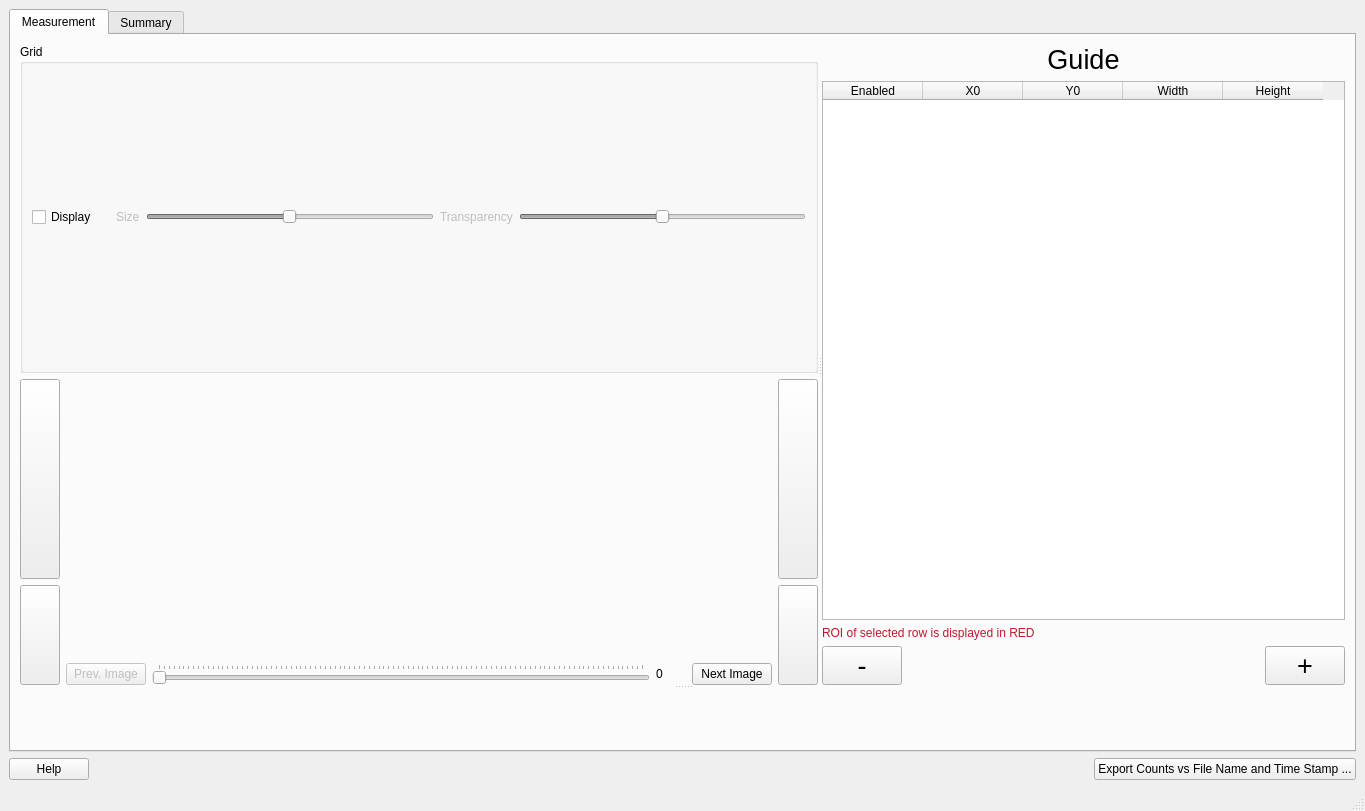
<?xml version="1.0" encoding="UTF-8"?>
<ui version="4.0">
 <class>MainWindow</class>
 <widget class="QMainWindow" name="MainWindow">
  <property name="geometry">
   <rect>
    <x>0</x>
    <y>0</y>
    <width>1365</width>
    <height>811</height>
   </rect>
  </property>
  <property name="minimumSize">
   <size>
    <width>0</width>
    <height>300</height>
   </size>
  </property>
  <property name="windowTitle">
   <string>Profile</string>
  </property>
  <property name="layoutDirection">
   <enum>Qt::LeftToRight</enum>
  </property>
  <widget class="QWidget" name="centralwidget">
   <layout class="QVBoxLayout" name="verticalLayout_7">
    <item>
     <widget class="QTabWidget" name="tabWidget">
      <property name="currentIndex">
       <number>0</number>
      </property>
      <widget class="QWidget" name="tab">
       <attribute name="title">
        <string>Measurement</string>
       </attribute>
       <layout class="QVBoxLayout" name="verticalLayout_4">
        <item>
         <widget class="QSplitter" name="splitter_2">
          <property name="orientation">
           <enum>Qt::Vertical</enum>
          </property>
          <widget class="QSplitter" name="splitter">
           <property name="orientation">
            <enum>Qt::Horizontal</enum>
           </property>
           <widget class="QWidget" name="layoutWidget">
            <layout class="QVBoxLayout" name="verticalLayout_3">
             <item>
              <widget class="QGroupBox" name="groupBox">
               <property name="title">
                <string>Grid</string>
               </property>
               <layout class="QHBoxLayout" name="horizontalLayout_6">
                <item>
                 <widget class="QCheckBox" name="grid_display_checkBox">
                  <property name="maximumSize">
                   <size>
                    <width>70</width>
                    <height>16777215</height>
                   </size>
                  </property>
                  <property name="text">
                   <string>Display</string>
                  </property>
                 </widget>
                </item>
                <item>
                 <widget class="QLabel" name="label_4">
                  <property name="text">
                   <string/>
                  </property>
                 </widget>
                </item>
                <item>
                 <widget class="QLabel" name="display_size_label">
                  <property name="enabled">
                   <bool>false</bool>
                  </property>
                  <property name="maximumSize">
                   <size>
                    <width>40</width>
                    <height>16777215</height>
                   </size>
                  </property>
                  <property name="text">
                   <string>Size</string>
                  </property>
                 </widget>
                </item>
                <item>
                 <widget class="QSlider" name="grid_size_slider">
                  <property name="enabled">
                   <bool>false</bool>
                  </property>
                  <property name="sizePolicy">
                   <sizepolicy hsizetype="Expanding" vsizetype="Fixed">
                    <horstretch>0</horstretch>
                    <verstretch>0</verstretch>
                   </sizepolicy>
                  </property>
                  <property name="maximumSize">
                   <size>
                    <width>16777215</width>
                    <height>16777215</height>
                   </size>
                  </property>
                  <property name="minimum">
                   <number>1</number>
                  </property>
                  <property name="maximum">
                   <number>200</number>
                  </property>
                  <property name="value">
                   <number>100</number>
                  </property>
                  <property name="orientation">
                   <enum>Qt::Horizontal</enum>
                  </property>
                 </widget>
                </item>
                <item>
                 <widget class="QLabel" name="display_transparency_label">
                  <property name="enabled">
                   <bool>false</bool>
                  </property>
                  <property name="text">
                   <string>Transparency</string>
                  </property>
                 </widget>
                </item>
                <item>
                 <widget class="QSlider" name="transparency_slider">
                  <property name="enabled">
                   <bool>false</bool>
                  </property>
                  <property name="maximum">
                   <number>100</number>
                  </property>
                  <property name="value">
                   <number>50</number>
                  </property>
                  <property name="orientation">
                   <enum>Qt::Horizontal</enum>
                  </property>
                 </widget>
                </item>
               </layout>
              </widget>
             </item>
             <item>
              <layout class="QHBoxLayout" name="horizontalLayout_5">
               <item>
                <layout class="QVBoxLayout" name="verticalLayout_5">
                 <item>
                  <widget class="QPushButton" name="right_rotation_button_fast">
                   <property name="minimumSize">
                    <size>
                     <width>0</width>
                     <height>200</height>
                    </size>
                   </property>
                   <property name="maximumSize">
                    <size>
                     <width>50</width>
                     <height>200</height>
                    </size>
                   </property>
                   <property name="text">
                    <string/>
                   </property>
                  </widget>
                 </item>
                 <item>
                  <widget class="QPushButton" name="right_rotation_button_slow">
                   <property name="minimumSize">
                    <size>
                     <width>0</width>
                     <height>100</height>
                    </size>
                   </property>
                   <property name="maximumSize">
                    <size>
                     <width>50</width>
                     <height>100</height>
                    </size>
                   </property>
                   <property name="text">
                    <string/>
                   </property>
                  </widget>
                 </item>
                </layout>
               </item>
               <item>
                <layout class="QVBoxLayout" name="verticalLayout_2">
                 <item>
                  <layout class="QHBoxLayout" name="horizontalLayout_2">
                   <item>
                    <widget class="QWidget" name="pyqtgraph_widget" native="true"/>
                   </item>
                  </layout>
                 </item>
                 <item>
                  <layout class="QHBoxLayout" name="horizontalLayout_3">
                   <item>
                    <widget class="QPushButton" name="previous_image_button">
                     <property name="enabled">
                      <bool>false</bool>
                     </property>
                     <property name="text">
                      <string>Prev. Image</string>
                     </property>
                    </widget>
                   </item>
                   <item>
                    <widget class="QSlider" name="file_slider">
                     <property name="layoutDirection">
                      <enum>Qt::LeftToRight</enum>
                     </property>
                     <property name="orientation">
                      <enum>Qt::Horizontal</enum>
                     </property>
                     <property name="tickPosition">
                      <enum>QSlider::TicksAbove</enum>
                     </property>
                    </widget>
                   </item>
                   <item>
                    <widget class="QLabel" name="image_slider_value">
                     <property name="minimumSize">
                      <size>
                       <width>30</width>
                       <height>0</height>
                      </size>
                     </property>
                     <property name="maximumSize">
                      <size>
                       <width>30</width>
                       <height>16777215</height>
                      </size>
                     </property>
                     <property name="baseSize">
                      <size>
                       <width>50</width>
                       <height>0</height>
                      </size>
                     </property>
                     <property name="text">
                      <string>0</string>
                     </property>
                    </widget>
                   </item>
                   <item>
                    <widget class="QPushButton" name="next_image_button">
                     <property name="text">
                      <string>Next Image</string>
                     </property>
                    </widget>
                   </item>
                  </layout>
                 </item>
                </layout>
               </item>
               <item>
                <layout class="QVBoxLayout" name="verticalLayout_6">
                 <item>
                  <widget class="QPushButton" name="left_rotation_button_fast">
                   <property name="minimumSize">
                    <size>
                     <width>0</width>
                     <height>200</height>
                    </size>
                   </property>
                   <property name="maximumSize">
                    <size>
                     <width>50</width>
                     <height>200</height>
                    </size>
                   </property>
                   <property name="text">
                    <string/>
                   </property>
                  </widget>
                 </item>
                 <item>
                  <widget class="QPushButton" name="left_rotation_button_slow">
                   <property name="minimumSize">
                    <size>
                     <width>0</width>
                     <height>100</height>
                    </size>
                   </property>
                   <property name="maximumSize">
                    <size>
                     <width>50</width>
                     <height>100</height>
                    </size>
                   </property>
                   <property name="text">
                    <string/>
                   </property>
                  </widget>
                 </item>
                </layout>
               </item>
              </layout>
             </item>
            </layout>
           </widget>
           <widget class="QWidget" name="layoutWidget">
            <layout class="QVBoxLayout" name="verticalLayout">
             <item>
              <layout class="QGridLayout" name="gridLayout">
               <item row="0" column="0">
                <widget class="QLabel" name="label">
                 <property name="font">
                  <font>
                   <pointsize>20</pointsize>
                  </font>
                 </property>
                 <property name="text">
                  <string>Guide</string>
                 </property>
                 <property name="alignment">
                  <set>Qt::AlignCenter</set>
                 </property>
                </widget>
               </item>
               <item row="2" column="0">
                <widget class="QLabel" name="label_3">
                 <property name="palette">
                  <palette>
                   <active>
                    <colorrole role="WindowText">
                     <brush brushstyle="SolidPattern">
                      <color alpha="255">
                       <red>193</red>
                       <green>22</green>
                       <blue>45</blue>
                      </color>
                     </brush>
                    </colorrole>
                    <colorrole role="Text">
                     <brush brushstyle="SolidPattern">
                      <color alpha="255">
                       <red>193</red>
                       <green>22</green>
                       <blue>45</blue>
                      </color>
                     </brush>
                    </colorrole>
                    <colorrole role="ButtonText">
                     <brush brushstyle="SolidPattern">
                      <color alpha="255">
                       <red>193</red>
                       <green>22</green>
                       <blue>45</blue>
                      </color>
                     </brush>
                    </colorrole>
                    <colorrole role="HighlightedText">
                     <brush brushstyle="SolidPattern">
                      <color alpha="255">
                       <red>193</red>
                       <green>22</green>
                       <blue>45</blue>
                      </color>
                     </brush>
                    </colorrole>
                    <colorrole role="ToolTipText">
                     <brush brushstyle="SolidPattern">
                      <color alpha="255">
                       <red>193</red>
                       <green>22</green>
                       <blue>45</blue>
                      </color>
                     </brush>
                    </colorrole>
                   </active>
                   <inactive>
                    <colorrole role="WindowText">
                     <brush brushstyle="SolidPattern">
                      <color alpha="255">
                       <red>193</red>
                       <green>22</green>
                       <blue>45</blue>
                      </color>
                     </brush>
                    </colorrole>
                    <colorrole role="Text">
                     <brush brushstyle="SolidPattern">
                      <color alpha="255">
                       <red>193</red>
                       <green>22</green>
                       <blue>45</blue>
                      </color>
                     </brush>
                    </colorrole>
                    <colorrole role="ButtonText">
                     <brush brushstyle="SolidPattern">
                      <color alpha="255">
                       <red>193</red>
                       <green>22</green>
                       <blue>45</blue>
                      </color>
                     </brush>
                    </colorrole>
                    <colorrole role="HighlightedText">
                     <brush brushstyle="SolidPattern">
                      <color alpha="255">
                       <red>193</red>
                       <green>22</green>
                       <blue>45</blue>
                      </color>
                     </brush>
                    </colorrole>
                    <colorrole role="ToolTipText">
                     <brush brushstyle="SolidPattern">
                      <color alpha="255">
                       <red>193</red>
                       <green>22</green>
                       <blue>45</blue>
                      </color>
                     </brush>
                    </colorrole>
                   </inactive>
                   <disabled>
                    <colorrole role="WindowText">
                     <brush brushstyle="SolidPattern">
                      <color alpha="255">
                       <red>69</red>
                       <green>69</green>
                       <blue>69</blue>
                      </color>
                     </brush>
                    </colorrole>
                    <colorrole role="Text">
                     <brush brushstyle="SolidPattern">
                      <color alpha="255">
                       <red>69</red>
                       <green>69</green>
                       <blue>69</blue>
                      </color>
                     </brush>
                    </colorrole>
                    <colorrole role="ButtonText">
                     <brush brushstyle="SolidPattern">
                      <color alpha="255">
                       <red>106</red>
                       <green>104</green>
                       <blue>100</blue>
                      </color>
                     </brush>
                    </colorrole>
                    <colorrole role="HighlightedText">
                     <brush brushstyle="SolidPattern">
                      <color alpha="255">
                       <red>193</red>
                       <green>22</green>
                       <blue>45</blue>
                      </color>
                     </brush>
                    </colorrole>
                    <colorrole role="ToolTipText">
                     <brush brushstyle="SolidPattern">
                      <color alpha="255">
                       <red>193</red>
                       <green>22</green>
                       <blue>45</blue>
                      </color>
                     </brush>
                    </colorrole>
                   </disabled>
                  </palette>
                 </property>
                 <property name="text">
                  <string>ROI of selected row is displayed in RED</string>
                 </property>
                 <property name="textFormat">
                  <enum>Qt::AutoText</enum>
                 </property>
                </widget>
               </item>
               <item row="1" column="0">
                <widget class="QTableWidget" name="tableWidget">
                 <property name="alternatingRowColors">
                  <bool>true</bool>
                 </property>
                 <property name="selectionMode">
                  <enum>QAbstractItemView::SingleSelection</enum>
                 </property>
                 <property name="selectionBehavior">
                  <enum>QAbstractItemView::SelectRows</enum>
                 </property>
                 <column>
                  <property name="text">
                   <string>Enabled</string>
                  </property>
                 </column>
                 <column>
                  <property name="text">
                   <string>X0</string>
                  </property>
                 </column>
                 <column>
                  <property name="text">
                   <string>Y0</string>
                  </property>
                 </column>
                 <column>
                  <property name="text">
                   <string>Width</string>
                  </property>
                 </column>
                 <column>
                  <property name="text">
                   <string>Height</string>
                  </property>
                 </column>
                </widget>
               </item>
              </layout>
             </item>
             <item>
              <layout class="QHBoxLayout" name="horizontalLayout_4">
               <item>
                <widget class="QPushButton" name="pushButton_4">
                 <property name="font">
                  <font>
                   <pointsize>20</pointsize>
                  </font>
                 </property>
                 <property name="text">
                  <string>-</string>
                 </property>
                </widget>
               </item>
               <item>
                <spacer name="horizontalSpacer_2">
                 <property name="orientation">
                  <enum>Qt::Horizontal</enum>
                 </property>
                 <property name="sizeHint" stdset="0">
                  <size>
                   <width>40</width>
                   <height>20</height>
                  </size>
                 </property>
                </spacer>
               </item>
               <item>
                <widget class="QPushButton" name="pushButton_5">
                 <property name="font">
                  <font>
                   <pointsize>20</pointsize>
                  </font>
                 </property>
                 <property name="text">
                  <string>+</string>
                 </property>
                </widget>
               </item>
              </layout>
             </item>
            </layout>
           </widget>
          </widget>
          <widget class="QWidget" name="profile_widget" native="true"/>
         </widget>
        </item>
       </layout>
      </widget>
      <widget class="QWidget" name="tab_2">
       <attribute name="title">
        <string>Summary</string>
       </attribute>
       <layout class="QVBoxLayout" name="verticalLayout_8">
        <item>
         <widget class="QTableWidget" name="summary_table">
          <property name="alternatingRowColors">
           <bool>true</bool>
          </property>
          <property name="selectionMode">
           <enum>QAbstractItemView::SingleSelection</enum>
          </property>
          <property name="selectionBehavior">
           <enum>QAbstractItemView::SelectRows</enum>
          </property>
          <column>
           <property name="text">
            <string>Files Name</string>
           </property>
          </column>
          <column>
           <property name="text">
            <string>Time Stamp</string>
           </property>
          </column>
          <column>
           <property name="text">
            <string>Relative Time (s)</string>
           </property>
          </column>
         </widget>
        </item>
       </layout>
      </widget>
     </widget>
    </item>
    <item>
     <layout class="QHBoxLayout" name="horizontalLayout">
      <item>
       <widget class="QPushButton" name="pushButton">
        <property name="text">
         <string>Help</string>
        </property>
       </widget>
      </item>
      <item>
       <spacer name="horizontalSpacer">
        <property name="orientation">
         <enum>Qt::Horizontal</enum>
        </property>
        <property name="sizeHint" stdset="0">
         <size>
          <width>40</width>
          <height>20</height>
         </size>
        </property>
       </spacer>
      </item>
      <item>
       <widget class="QPushButton" name="export_button">
        <property name="text">
         <string>Export Counts vs File Name and Time Stamp ...</string>
        </property>
       </widget>
      </item>
     </layout>
    </item>
   </layout>
  </widget>
  <widget class="QMenuBar" name="menubar">
   <property name="geometry">
    <rect>
     <x>0</x>
     <y>0</y>
     <width>1365</width>
     <height>22</height>
    </rect>
   </property>
  </widget>
  <widget class="QStatusBar" name="statusbar"/>
  <action name="actionExport_Profile">
   <property name="text">
    <string>Profiles ...</string>
   </property>
  </action>
  <action name="actionWater_Intake">
   <property name="text">
    <string>Water Intake ...</string>
   </property>
  </action>
  <action name="actionImportedFilesMetadata">
   <property name="text">
    <string>Imported Files and Metadata ...</string>
   </property>
  </action>
  <action name="actionBy_Time_Stamp">
   <property name="text">
    <string>by Time Stamp</string>
   </property>
  </action>
  <action name="actionBy_File_Name">
   <property name="text">
    <string>by File Name</string>
   </property>
  </action>
  <action name="actionDsc_files">
   <property name="text">
    <string>dsc files ...</string>
   </property>
  </action>
  <action name="actionDsc">
   <property name="text">
    <string>dsc ...</string>
   </property>
  </action>
  <action name="actionWater_Intake_2">
   <property name="text">
    <string>Water Intake ...</string>
   </property>
  </action>
  <action name="actionProfiles">
   <property name="text">
    <string>Profiles ...</string>
   </property>
  </action>
 </widget>
 <resources/>
 <connections>
  <connection>
   <sender>file_slider</sender>
   <signal>sliderMoved(int)</signal>
   <receiver>MainWindow</receiver>
   <slot>slider_file_changed()</slot>
   <hints>
    <hint type="sourcelabel">
     <x>134</x>
     <y>95</y>
    </hint>
    <hint type="destinationlabel">
     <x>8</x>
     <y>483</y>
    </hint>
   </hints>
  </connection>
  <connection>
   <sender>file_slider</sender>
   <signal>valueChanged(int)</signal>
   <receiver>MainWindow</receiver>
   <slot>slider_file_changed()</slot>
   <hints>
    <hint type="sourcelabel">
     <x>134</x>
     <y>95</y>
    </hint>
    <hint type="destinationlabel">
     <x>5</x>
     <y>566</y>
    </hint>
   </hints>
  </connection>
  <connection>
   <sender>previous_image_button</sender>
   <signal>clicked()</signal>
   <receiver>MainWindow</receiver>
   <slot>previous_image_button_clicked()</slot>
   <hints>
    <hint type="sourcelabel">
     <x>134</x>
     <y>95</y>
    </hint>
    <hint type="destinationlabel">
     <x>8</x>
     <y>377</y>
    </hint>
   </hints>
  </connection>
  <connection>
   <sender>next_image_button</sender>
   <signal>clicked()</signal>
   <receiver>MainWindow</receiver>
   <slot>next_image_button_clicked()</slot>
   <hints>
    <hint type="sourcelabel">
     <x>134</x>
     <y>95</y>
    </hint>
    <hint type="destinationlabel">
     <x>1000</x>
     <y>418</y>
    </hint>
   </hints>
  </connection>
  <connection>
   <sender>export_button</sender>
   <signal>clicked()</signal>
   <receiver>MainWindow</receiver>
   <slot>export_button_clicked()</slot>
   <hints>
    <hint type="sourcelabel">
     <x>1352</x>
     <y>778</y>
    </hint>
    <hint type="destinationlabel">
     <x>950</x>
     <y>804</y>
    </hint>
   </hints>
  </connection>
  <connection>
   <sender>pushButton</sender>
   <signal>clicked()</signal>
   <receiver>MainWindow</receiver>
   <slot>help_button_clicked()</slot>
   <hints>
    <hint type="sourcelabel">
     <x>52</x>
     <y>765</y>
    </hint>
    <hint type="destinationlabel">
     <x>166</x>
     <y>810</y>
    </hint>
   </hints>
  </connection>
  <connection>
   <sender>pushButton_4</sender>
   <signal>clicked()</signal>
   <receiver>MainWindow</receiver>
   <slot>remove_row_button_clicked()</slot>
   <hints>
    <hint type="sourcelabel">
     <x>134</x>
     <y>95</y>
    </hint>
    <hint type="destinationlabel">
     <x>751</x>
     <y>749</y>
    </hint>
   </hints>
  </connection>
  <connection>
   <sender>pushButton_5</sender>
   <signal>clicked()</signal>
   <receiver>MainWindow</receiver>
   <slot>add_row_button_clicked()</slot>
   <hints>
    <hint type="sourcelabel">
     <x>134</x>
     <y>95</y>
    </hint>
    <hint type="destinationlabel">
     <x>1152</x>
     <y>762</y>
    </hint>
   </hints>
  </connection>
  <connection>
   <sender>grid_display_checkBox</sender>
   <signal>clicked()</signal>
   <receiver>MainWindow</receiver>
   <slot>display_grid_clicked()</slot>
   <hints>
    <hint type="sourcelabel">
     <x>104</x>
     <y>95</y>
    </hint>
    <hint type="destinationlabel">
     <x>149</x>
     <y>27</y>
    </hint>
   </hints>
  </connection>
  <connection>
   <sender>grid_size_slider</sender>
   <signal>sliderPressed()</signal>
   <receiver>MainWindow</receiver>
   <slot>grid_size_slider_clicked()</slot>
   <hints>
    <hint type="sourcelabel">
     <x>134</x>
     <y>95</y>
    </hint>
    <hint type="destinationlabel">
     <x>483</x>
     <y>23</y>
    </hint>
   </hints>
  </connection>
  <connection>
   <sender>grid_size_slider</sender>
   <signal>sliderMoved(int)</signal>
   <receiver>MainWindow</receiver>
   <slot>grid_size_slider_moved()</slot>
   <hints>
    <hint type="sourcelabel">
     <x>134</x>
     <y>95</y>
    </hint>
    <hint type="destinationlabel">
     <x>397</x>
     <y>25</y>
    </hint>
   </hints>
  </connection>
  <connection>
   <sender>transparency_slider</sender>
   <signal>sliderPressed()</signal>
   <receiver>MainWindow</receiver>
   <slot>transparency_slider_clicked()</slot>
   <hints>
    <hint type="sourcelabel">
     <x>134</x>
     <y>95</y>
    </hint>
    <hint type="destinationlabel">
     <x>731</x>
     <y>24</y>
    </hint>
   </hints>
  </connection>
  <connection>
   <sender>transparency_slider</sender>
   <signal>sliderMoved(int)</signal>
   <receiver>MainWindow</receiver>
   <slot>transparency_slider_moved()</slot>
   <hints>
    <hint type="sourcelabel">
     <x>134</x>
     <y>95</y>
    </hint>
    <hint type="destinationlabel">
     <x>1062</x>
     <y>27</y>
    </hint>
   </hints>
  </connection>
  <connection>
   <sender>right_rotation_button_fast</sender>
   <signal>clicked()</signal>
   <receiver>MainWindow</receiver>
   <slot>right_rotation_fast_clicked()</slot>
   <hints>
    <hint type="sourcelabel">
     <x>84</x>
     <y>265</y>
    </hint>
    <hint type="destinationlabel">
     <x>8</x>
     <y>239</y>
    </hint>
   </hints>
  </connection>
  <connection>
   <sender>right_rotation_button_slow</sender>
   <signal>clicked()</signal>
   <receiver>MainWindow</receiver>
   <slot>right_rotation_slow_clicked()</slot>
   <hints>
    <hint type="sourcelabel">
     <x>84</x>
     <y>165</y>
    </hint>
    <hint type="destinationlabel">
     <x>8</x>
     <y>510</y>
    </hint>
   </hints>
  </connection>
  <connection>
   <sender>left_rotation_button_fast</sender>
   <signal>clicked()</signal>
   <receiver>MainWindow</receiver>
   <slot>left_rotation_fast_clicked()</slot>
   <hints>
    <hint type="sourcelabel">
     <x>84</x>
     <y>265</y>
    </hint>
    <hint type="destinationlabel">
     <x>8</x>
     <y>190</y>
    </hint>
   </hints>
  </connection>
  <connection>
   <sender>left_rotation_button_slow</sender>
   <signal>clicked()</signal>
   <receiver>MainWindow</receiver>
   <slot>left_rotation_slow_clicked()</slot>
   <hints>
    <hint type="sourcelabel">
     <x>84</x>
     <y>165</y>
    </hint>
    <hint type="destinationlabel">
     <x>5</x>
     <y>439</y>
    </hint>
   </hints>
  </connection>
  <connection>
   <sender>tableWidget</sender>
   <signal>itemSelectionChanged()</signal>
   <receiver>MainWindow</receiver>
   <slot>table_widget_selection_changed()</slot>
   <hints>
    <hint type="sourcelabel">
     <x>134</x>
     <y>95</y>
    </hint>
    <hint type="destinationlabel">
     <x>958</x>
     <y>-3</y>
    </hint>
   </hints>
  </connection>
  <connection>
   <sender>tableWidget</sender>
   <signal>cellChanged(int,int)</signal>
   <receiver>MainWindow</receiver>
   <slot>table_widget_cell_changed()</slot>
   <hints>
    <hint type="sourcelabel">
     <x>134</x>
     <y>95</y>
    </hint>
    <hint type="destinationlabel">
     <x>1113</x>
     <y>-4</y>
    </hint>
   </hints>
  </connection>
  <connection>
   <sender>grid_size_slider</sender>
   <signal>sliderReleased()</signal>
   <receiver>MainWindow</receiver>
   <slot>grid_size_slider_released()</slot>
   <hints>
    <hint type="sourcelabel">
     <x>134</x>
     <y>95</y>
    </hint>
    <hint type="destinationlabel">
     <x>276</x>
     <y>-3</y>
    </hint>
   </hints>
  </connection>
  <connection>
   <sender>tabWidget</sender>
   <signal>currentChanged(int)</signal>
   <receiver>MainWindow</receiver>
   <slot>tab_changed()</slot>
   <hints>
    <hint type="sourcelabel">
     <x>749</x>
     <y>39</y>
    </hint>
    <hint type="destinationlabel">
     <x>781</x>
     <y>772</y>
    </hint>
   </hints>
  </connection>
 </connections>
 <slots>
  <slot>help_button_clicked()</slot>
  <slot>slider_file_changed()</slot>
  <slot>previous_image_button_clicked()</slot>
  <slot>next_image_button_clicked()</slot>
  <slot>remove_row_button_clicked()</slot>
  <slot>add_row_button_clicked()</slot>
  <slot>export_button_clicked()</slot>
  <slot>display_grid_clicked()</slot>
  <slot>grid_size_slider_clicked()</slot>
  <slot>grid_size_slider_moved()</slot>
  <slot>transparency_slider_clicked()</slot>
  <slot>transparency_slider_moved()</slot>
  <slot>right_rotation_fast_clicked()</slot>
  <slot>right_rotation_slow_clicked()</slot>
  <slot>left_rotation_fast_clicked()</slot>
  <slot>left_rotation_slow_clicked()</slot>
  <slot>table_widget_selection_changed()</slot>
  <slot>table_widget_2_selection_changed()</slot>
  <slot>table_widget_cell_changed()</slot>
  <slot>grid_size_slider_released()</slot>
  <slot>profile_along_axis_changed()</slot>
  <slot>tab_changed()</slot>
  <slot>update_all_plots()</slot>
 </slots>
</ui>
